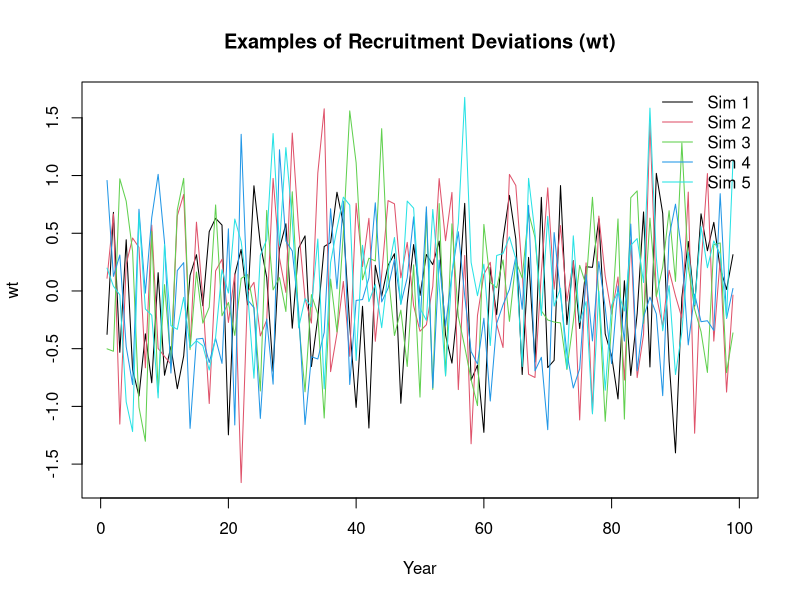
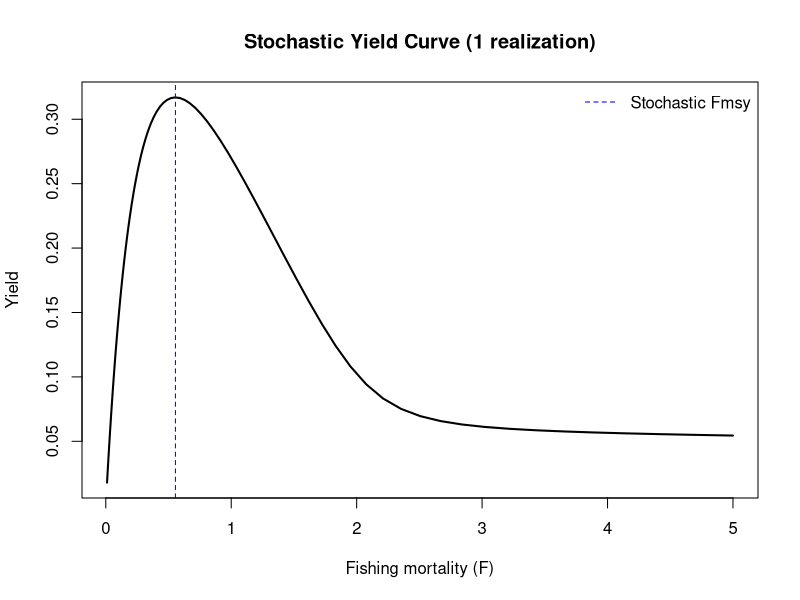
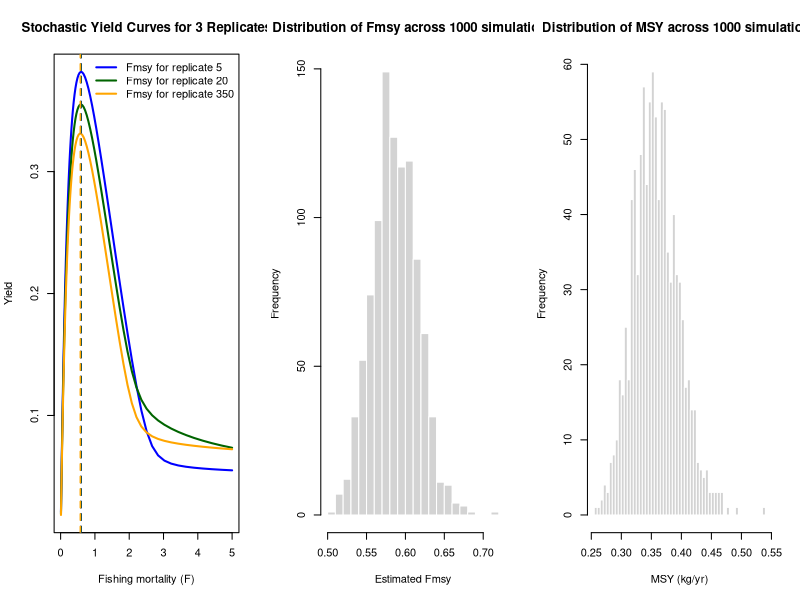

The R source for these figures, in order:
# life history inputs
vul <- c(0.05, 0.174, 0.571, 0.899, 1.000, 0.6)
wa <- c(0.05, 0.104, 0.145, 0.186, 0.212, 0.253)
mat <- c(0.05, 0.20, 0.82, 0.99, 1.00, 1.00)
M <- 0.4
n_ages <- length(mat)

# survivorship
lo <- numeric(n_ages)
lo[1] <- 1
for (i in 2:n_ages) lo[i] <- lo[i - 1] * exp(-M)
lo[n_ages] <- lo[n_ages - 1] / (1 - exp(-M))

# recruitment params
Ro <- 10
recK <- 5
sbro <- sum(lo * mat * wa)
alpha <- recK / sbro # look here
ln_alpha <- log(alpha)
br <- (alpha * sbro - 1) / (Ro * sbro) # look here
ninit <- Ro * lo

# simulation settings
n_years <- 100
sdr <- 0.6
n_sim <- 1000

# draw wt sequences
set.seed(1)
wt_mat <- matrix(rnorm((n_years - 1) * n_sim, 0, sdr), nrow = n_sim)
# plot 5 example wt sequences
par(mfrow = c(1, 1))
matplot(t(wt_mat[1:5, ]),
  type = "l", lty = 1,
  main = "Examples of Recruitment Deviations (wt)",
  xlab = "Year", ylab = "wt", col = 1:5
)
legend("topright", legend = paste("Sim", 1:5), col = 1:5, lty = 1, bty = "n")

# function to estimate Fmsy from one wt sequence
get_yield <- function(logF, wt) {
  F <- exp(logF)
  Z <- matrix(F * vul + M, nrow = n_years, ncol = n_ages, byrow = TRUE)
  log_n <- matrix(-Inf, nrow = n_years, ncol = n_ages)
  log_n[1, ] <- log(ninit)
  ssb <- yield <- numeric(n_years-1)
  for (t in 1:(n_years - 1)) {
    ssb[t] <- sum(exp(log_n[t, ]) * mat * wa)
    yield[t] <- sum(exp(log_n[t, ]) * wa * F * vul / Z[t, ] * (1 - exp(-Z[t, ])))
    for (a in 2:n_ages) {
      log_n[t + 1, a] <- log_n[t, a - 1] - Z[t, a - 1]
    }
    log_n[t + 1, n_ages] <- log(
      exp(log_n[t + 1, n_ages]) +
        exp(log_n[t, n_ages]) * exp(-Z[t, n_ages])
    )
    log_n[t + 1, 1] <- ln_alpha + log(ssb[t]) - log(1 + br * ssb[t]) + wt[t]
  }
  -mean(yield)
}

# run simulation
fmsy_vals <- msy_vals <- numeric(n_sim)
for (i in 1:n_sim) {
  wt <- wt_mat[i, ]
  opt <- optimize(function(logF) get_yield(logF, wt),
    interval = log(c(0.01, 15))
  )
  fmsy_vals[i] <- exp(opt$minimum)
  msy_vals[i] <- -get_yield(opt$minimum, wt) # positive MSY
  if (i %% 50 == 0) cat("Completed", i, "of", n_sim, "\n")
}

# plot the stochastic yield curve for one replicate
wt_example <- wt_mat[1, ]
f_seq <- seq(log(0.01), log(5), length.out = 100)
yields <- sapply(f_seq, get_yield, wt = wt_example)

plot(exp(f_seq), -yields,
  type = "l", lwd = 2,
  xlab = "Fishing mortality (F)", ylab = "Yield",
  main = "Stochastic Yield Curve (1 realization)"
)
abline(v = fmsy_vals[1], col = "blue", lty = 2)
legend("topright",
  legend = c("Stochastic Fmsy"),
  col = c("blue"), lty = 2, bty = "n"
)

# plot the same thing but for 3 replicates to visualize
rep_ids <- c(5, 20, 350)
colors <- c("blue", "darkgreen", "orange")

# sequence of F values to evaluate
f_seq <- seq(log(0.01), log(5), length.out = 100)

# compute yields for each replicate
yield_mat <- sapply(rep_ids, function(i) {
  wt_example <- wt_mat[i, ]
  sapply(f_seq, get_yield, wt = wt_example)
})

# plot several yield curves
par(mfrow = c(1, 3))
matplot(exp(f_seq), -yield_mat,
  type = "l", lty = 1, lwd = 2,
  col = colors, xlab = "Fishing mortality (F)", ylab = "Yield",
  main = "Stochastic Yield Curves for 3 Replicates"
)

# add vertical lines for their estimated Fmsy
for (j in seq_along(rep_ids)) {
  abline(v = fmsy_vals[rep_ids[j]], col = colors[j], lty = 2, lwd = 1.5)
}

legend("topright",
  legend = paste("Fmsy for replicate", rep_ids),
  col = colors, lty = 1, lwd = 2, bty = "n"
)

# plot histogram of Fmsy
hist(fmsy_vals,
  breaks = 20,
  main = "Distribution of Fmsy across 1000 simulations",
  xlab = "Estimated Fmsy", col = "lightgray", border = "white"
)

# summarize the median +/- 90% uncertainty interval of Fmsy
quantile(fmsy_vals, c(0.05, 0.5, 0.95))

hist(msy_vals,
  breaks = 40,
  main = "Distribution of MSY across 1000 simulations",
  xlab = "MSY (kg/yr)", col = "lightgray", border = "white"
)

# summarize the median +/- 90% uncertainty interval of Msy
quantile(msy_vals, c(0.05, 0.5, 0.95))
